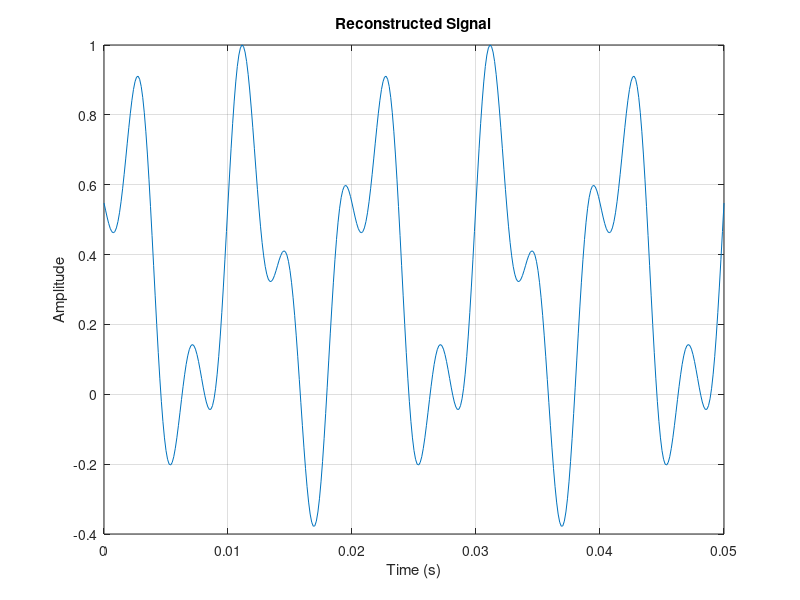

This chart was generated by the following MATLAB code:
% Given data
frequencies = [-250, -100, 0, 100, 250]; % Hz
amplitudes  = [4, 7, 10, 7, 4];
phases      = [-pi/2, pi/3, 0, -pi/3, pi/2];

% Sampling settings
Fs = 8000;         % Sampling frequency (Hz)
T  = 0.05;            % Signal duration (seconds)
t  = 0:1/Fs:T;     % Time vector

% Reconstruct the signal
x = zeros(size(t));
for k = 1:length(frequencies)
    x = x + amplitudes(k) * cos(2*pi*frequencies(k)*t + phases(k));
end

% Normalize to prevent clipping in playback
x = x / max(abs(x));

% Play the audio
sound(x, Fs);

% Optional: Save to file
audiowrite('signal.wav', x, Fs);

% Plot the waveform
figure;
plot(t, x);
xlabel('Time (s)');
ylabel('Amplitude');
title('Reconstructed Signal');
grid on;
